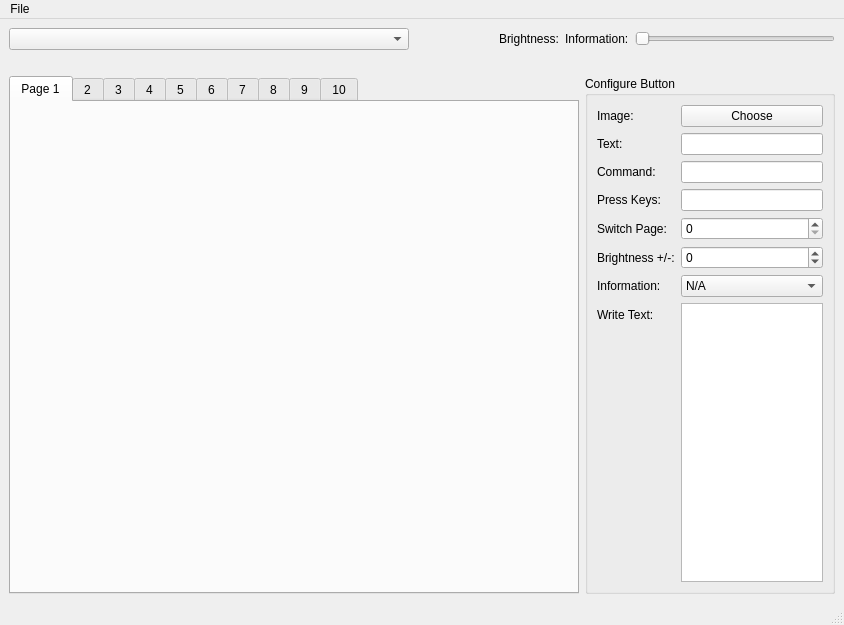
<?xml version="1.0" encoding="UTF-8"?>
<ui version="4.0">
 <class>MainWindow</class>
 <widget class="QMainWindow" name="MainWindow">
  <property name="geometry">
   <rect>
    <x>0</x>
    <y>0</y>
    <width>844</width>
    <height>625</height>
   </rect>
  </property>
  <property name="windowTitle">
   <string>MainWindow</string>
  </property>
  <widget class="QWidget" name="centralwidget">
   <layout class="QVBoxLayout" name="verticalLayout_2">
    <item>
     <layout class="QVBoxLayout" name="verticalLayout">
      <item>
       <layout class="QHBoxLayout" name="horizontalLayout_3">
        <item>
         <widget class="QComboBox" name="device_list">
          <property name="minimumSize">
           <size>
            <width>400</width>
            <height>0</height>
           </size>
          </property>
         </widget>
        </item>
        <item>
         <spacer name="horizontalSpacer">
          <property name="orientation">
           <enum>Qt::Horizontal</enum>
          </property>
          <property name="sizeHint" stdset="0">
           <size>
            <width>40</width>
            <height>20</height>
           </size>
          </property>
         </spacer>
        </item>
        <item>
         <widget class="QLabel" name="label_4">
          <property name="sizePolicy">
           <sizepolicy hsizetype="Fixed" vsizetype="Preferred">
            <horstretch>0</horstretch>
            <verstretch>0</verstretch>
           </sizepolicy>
          </property>
          <property name="text">
           <string>Brightness:</string>
          </property>
         </widget>
        </item>
        <item>
         <widget class="QLabel" name="label_9">
          <property name="sizePolicy">
           <sizepolicy hsizetype="Fixed" vsizetype="Preferred">
            <horstretch>0</horstretch>
            <verstretch>0</verstretch>
           </sizepolicy>
          </property>
          <property name="text">
           <string>Information:</string>
          </property>
         </widget>
        </item>
        <item>
         <widget class="QSlider" name="brightness">
          <property name="sizePolicy">
           <sizepolicy hsizetype="Minimum" vsizetype="Fixed">
            <horstretch>0</horstretch>
            <verstretch>0</verstretch>
           </sizepolicy>
          </property>
          <property name="minimumSize">
           <size>
            <width>200</width>
            <height>0</height>
           </size>
          </property>
          <property name="orientation">
           <enum>Qt::Horizontal</enum>
          </property>
         </widget>
        </item>
       </layout>
      </item>
      <item>
       <layout class="QHBoxLayout" name="horizontalLayout">
        <property name="topMargin">
         <number>20</number>
        </property>
        <item>
         <widget class="QTabWidget" name="pages">
          <property name="autoFillBackground">
           <bool>false</bool>
          </property>
          <property name="styleSheet">
           <string notr="true">b</string>
          </property>
          <property name="currentIndex">
           <number>0</number>
          </property>
          <widget class="QWidget" name="page_1">
           <attribute name="title">
            <string>Page 1</string>
           </attribute>
           <layout class="QGridLayout" name="gridLayout_2"/>
          </widget>
          <widget class="QWidget" name="page_2">
           <attribute name="title">
            <string>2</string>
           </attribute>
           <layout class="QGridLayout" name="gridLayout_3"/>
          </widget>
          <widget class="QWidget" name="page_3">
           <attribute name="title">
            <string>3</string>
           </attribute>
           <layout class="QGridLayout" name="gridLayout_11"/>
          </widget>
          <widget class="QWidget" name="page_4">
           <attribute name="title">
            <string>4</string>
           </attribute>
           <layout class="QGridLayout" name="gridLayout_10"/>
          </widget>
          <widget class="QWidget" name="page_5">
           <attribute name="title">
            <string>5</string>
           </attribute>
           <layout class="QGridLayout" name="gridLayout_9"/>
          </widget>
          <widget class="QWidget" name="page_6">
           <attribute name="title">
            <string>6</string>
           </attribute>
           <layout class="QGridLayout" name="gridLayout_8"/>
          </widget>
          <widget class="QWidget" name="page_7">
           <attribute name="title">
            <string>7</string>
           </attribute>
           <layout class="QGridLayout" name="gridLayout_7"/>
          </widget>
          <widget class="QWidget" name="page_8">
           <attribute name="title">
            <string>8</string>
           </attribute>
           <layout class="QGridLayout" name="gridLayout_6"/>
          </widget>
          <widget class="QWidget" name="page_9">
           <attribute name="title">
            <string>9</string>
           </attribute>
           <layout class="QGridLayout" name="gridLayout_5"/>
          </widget>
          <widget class="QWidget" name="tab_10">
           <attribute name="title">
            <string>10</string>
           </attribute>
           <layout class="QGridLayout" name="gridLayout_4"/>
          </widget>
         </widget>
        </item>
        <item>
         <widget class="QGroupBox" name="groupBox">
          <property name="minimumSize">
           <size>
            <width>250</width>
            <height>0</height>
           </size>
          </property>
          <property name="maximumSize">
           <size>
            <width>250</width>
            <height>16777215</height>
           </size>
          </property>
          <property name="title">
           <string>Configure Button</string>
          </property>
          <layout class="QVBoxLayout" name="verticalLayout_3">
           <item>
            <layout class="QFormLayout" name="formLayout">
             <item row="0" column="0">
              <widget class="QLabel" name="label">
               <property name="text">
                <string>Image:</string>
               </property>
              </widget>
             </item>
             <item row="0" column="1">
              <widget class="QPushButton" name="imageButton">
               <property name="text">
                <string>Choose</string>
               </property>
              </widget>
             </item>
             <item row="1" column="0">
              <widget class="QLabel" name="label_2">
               <property name="text">
                <string>Text:</string>
               </property>
              </widget>
             </item>
             <item row="1" column="1">
              <widget class="QLineEdit" name="text"/>
             </item>
             <item row="2" column="0">
              <widget class="QLabel" name="label_3">
               <property name="text">
                <string>Command:</string>
               </property>
              </widget>
             </item>
             <item row="2" column="1">
              <widget class="QLineEdit" name="command"/>
             </item>
             <item row="3" column="0">
              <widget class="QLabel" name="label_5">
               <property name="text">
                <string>Press Keys:</string>
               </property>
              </widget>
             </item>
             <item row="3" column="1">
              <widget class="QLineEdit" name="keys"/>
             </item>
             <item row="7" column="0">
              <widget class="QLabel" name="label_6">
               <property name="text">
                <string>Write Text:</string>
               </property>
              </widget>
             </item>
             <item row="7" column="1">
              <widget class="QPlainTextEdit" name="write"/>
             </item>
             <item row="4" column="0">
              <widget class="QLabel" name="label_8">
               <property name="text">
                <string>Switch Page:</string>
               </property>
              </widget>
             </item>
             <item row="4" column="1">
              <widget class="QSpinBox" name="switch_page">
               <property name="minimum">
                <number>0</number>
               </property>
               <property name="maximum">
                <number>10</number>
               </property>
               <property name="value">
                <number>0</number>
               </property>
              </widget>
             </item>
             <item row="5" column="0">
              <widget class="QLabel" name="label_7">
               <property name="text">
                <string>Brightness +/-:</string>
               </property>
              </widget>
             </item>
             <item row="5" column="1">
              <widget class="QSpinBox" name="change_brightness">
               <property name="minimum">
                <number>-99</number>
               </property>
              </widget>
             </item>
             <item row="6" column="0">
              <widget class="QLabel" name="label_9">
               <property name="text">
                <string>Information:</string>
               </property>
              </widget>
             </item>
             <item row="6" column="1">
              <widget class="QComboBox" name="information">
               <item>
                <property name="text">
                 <string>N/A</string>
                </property>
               </item>
               <item>
                <property name="text">
                 <string>Current Time (H:M:S)</string>
                </property>
               </item>
               <item>
                <property name="text">
                 <string>Current Time (H)</string>
                </property>
               </item>
               <item>
                <property name="text">
                 <string>Current Time (M)</string>
                </property>
               </item>
              </widget>
             </item>
            </layout>
           </item>
          </layout>
         </widget>
        </item>
       </layout>
      </item>
     </layout>
    </item>
   </layout>
  </widget>
  <widget class="QMenuBar" name="menubar">
   <property name="geometry">
    <rect>
     <x>0</x>
     <y>0</y>
     <width>844</width>
     <height>22</height>
    </rect>
   </property>
   <widget class="QMenu" name="menuFile">
    <property name="title">
     <string>File</string>
    </property>
    <addaction name="actionImport"/>
    <addaction name="actionExport"/>
    <addaction name="actionExit"/>
   </widget>
   <addaction name="menuFile"/>
  </widget>
  <widget class="QStatusBar" name="statusbar"/>
  <action name="actionImport">
   <property name="text">
    <string>Import</string>
   </property>
  </action>
  <action name="actionExport">
   <property name="text">
    <string>Export</string>
   </property>
  </action>
  <action name="actionExit">
   <property name="text">
    <string>Exit</string>
   </property>
  </action>
 </widget>
 <resources/>
 <connections/>
</ui>
